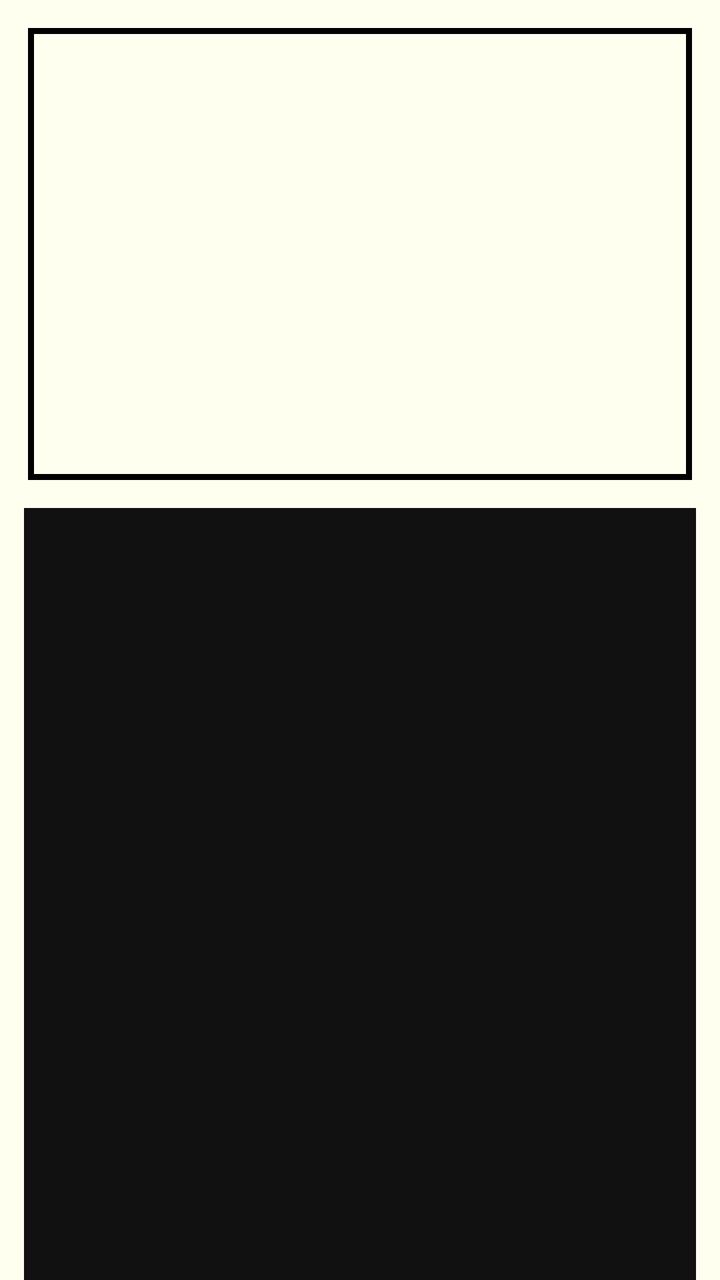
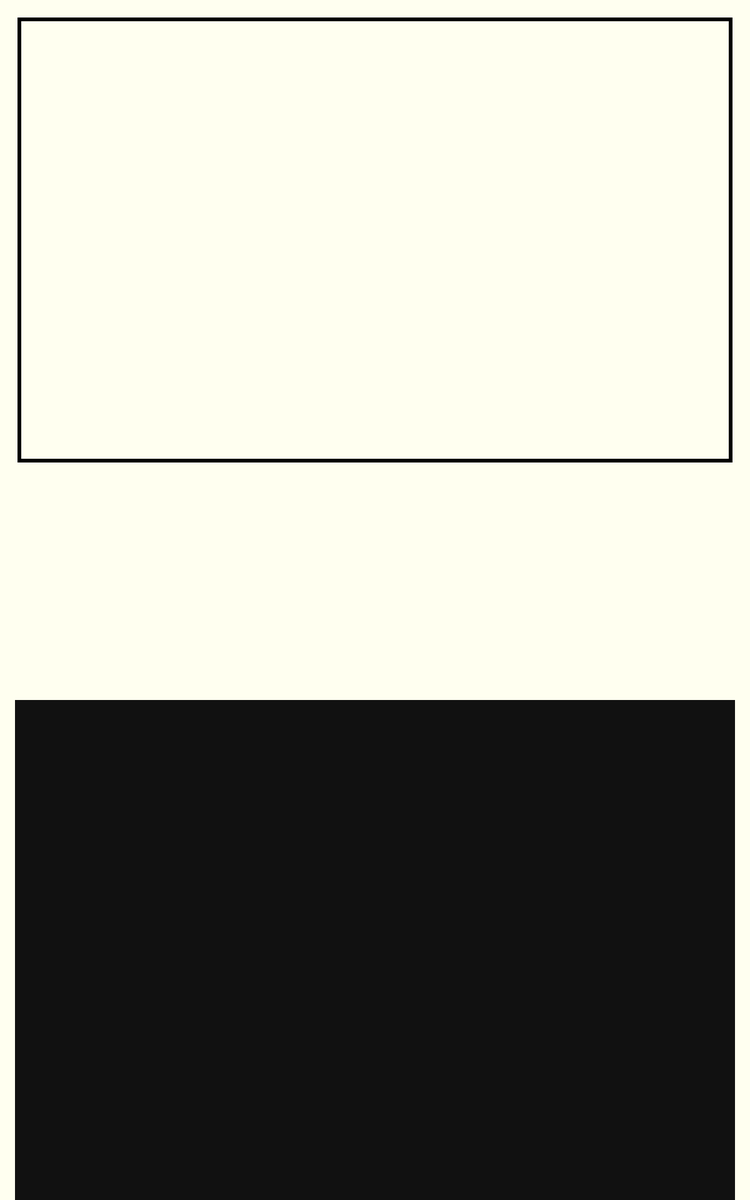

Compare how this app lays out the same screen by default and in its alternative resource folder. The renders come first, then the two layout files and the values they reference.
<!-- AndroidManifest.xml: application theme Theme.AppCompat.Light.DarkActionBar -->
<!-- res/layout/fragment_fex_detail.xml -->
<RelativeLayout xmlns:android="http://schemas.android.com/apk/res/android"
    xmlns:tools="http://schemas.android.com/tools"
    android:id="@+id/fragment_fex_detail_layout"
    android:layout_width="match_parent"
    android:layout_height="match_parent"
    android:background="#fffff0" >

    <LinearLayout
        android:id="@+id/wrapper_image"
        android:layout_width="match_parent"
        android:layout_height="wrap_content"
        android:layout_alignParentRight="true"
        android:orientation="vertical"
        android:padding="14dp" >

        <LinearLayout
            android:id="@+id/wrapper2_image"
            android:layout_width="match_parent"
            android:layout_height="wrap_content"
            android:layout_weight="2.82"
            android:background="#000000"
            android:padding="3dp" >

            <ImageView
                android:id="@+id/imageview"
                android:layout_width="match_parent"
                android:layout_height="220dp"
                android:background="#fffff0"
                android:padding="20dp"
                android:src="@drawable/ic_launcher" />

        </LinearLayout>
    </LinearLayout>

    <RelativeLayout
        android:layout_width="match_parent"
        android:layout_height="wrap_content"
        android:layout_alignParentBottom="true"
        android:layout_alignParentLeft="true"
        android:layout_below="@+id/wrapper_image"
        android:paddingLeft="12dp"
        android:paddingRight="12dp" >

        <ListView
            android:id="@+id/list"
            android:layout_width="fill_parent"
            android:layout_height="match_parent"
            android:layout_alignParentBottom="true"
            android:background="@color/text_color_table"
            android:divider="@color/text_color_table"
            android:dividerHeight="1dp"
            android:footerDividersEnabled="false"
            android:headerDividersEnabled="false"
            android:listSelector="@drawable/listview_element_selector"
            android:paddingLeft="4dp"
            android:paddingRight="4dp"
            android:paddingTop="4dp" >
        </ListView>
    </RelativeLayout>

</RelativeLayout>
<!-- resources referenced by this layout -->
<resources>
  <color name="text_color_table">#111111</color>
</resources>
<!-- res/layout-large-port/fragment_fex_detail.xml (the author's variant of the layout above) -->
<!-- drawn on a 7-inch tablet held upright -->
<RelativeLayout xmlns:android="http://schemas.android.com/apk/res/android"
    xmlns:tools="http://schemas.android.com/tools"
    android:id="@+id/fragment_fex_detail_layout"
    android:layout_width="match_parent"
    android:layout_height="match_parent"
    android:background="#fffff0" >

    <LinearLayout
        android:id="@+id/wrapper_image"
        android:layout_width="match_parent"
        android:layout_height="wrap_content"
        android:layout_alignParentRight="true"
        android:background="#fffff0"
        android:orientation="vertical"
        android:padding="14dp" >

        <LinearLayout
            android:id="@+id/wrapper2_image"
            android:layout_width="match_parent"
            android:layout_height="wrap_content"
            android:layout_weight="2.82"
            android:background="#000000"
            android:gravity="center"
            android:padding="3dp" >

            <ImageView
                android:id="@+id/imageview"
                android:layout_width="match_parent"
                android:layout_height="350dp"
                android:background="#fffff0"
                android:padding="20dp"
                android:src="@drawable/ic_launcher" />
        </LinearLayout>
    </LinearLayout>

    <RelativeLayout
        android:layout_width="match_parent"
        android:layout_height="400dp"
        android:layout_alignParentBottom="true"
        android:layout_alignParentLeft="true"
        android:paddingLeft="12dp"
        android:paddingRight="12dp" >

        <ListView
            android:id="@+id/list"
            android:layout_width="fill_parent"
            android:layout_height="match_parent"
            android:layout_alignParentBottom="true"
            android:background="@color/text_color_table"
            android:divider="@color/text_color_table"
            android:dividerHeight="1dp"
            android:footerDividersEnabled="false"
            android:headerDividersEnabled="false"
            android:listSelector="@drawable/listview_element_selector"
            android:paddingLeft="4dp"
            android:paddingRight="4dp"
            android:paddingTop="4dp" >
        </ListView>
    </RelativeLayout>

</RelativeLayout>
